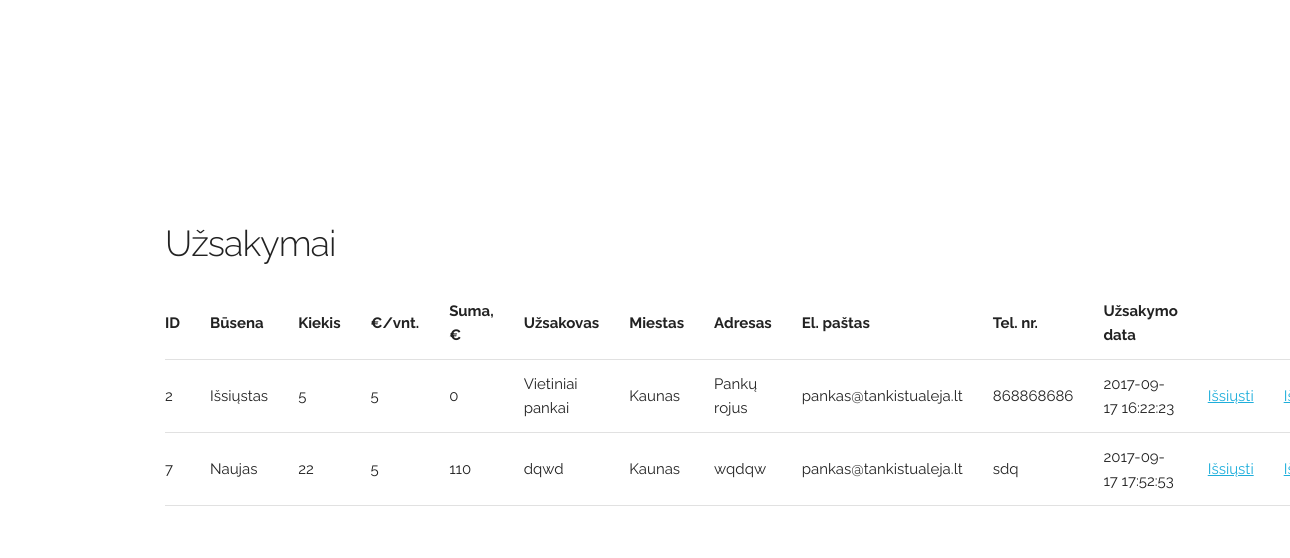
The app's page /index.php/admin/orders with its own data.
### tables this page shows
CREATE TABLE IF NOT EXISTS `orders` (
  `id` int(11) NOT NULL AUTO_INCREMENT,
  `status` varchar(16) NOT NULL,
  `quantity` int(11) NOT NULL,
  `unit_price` double NOT NULL,
  `total_price` double NOT NULL,
  `customer` varchar(128) NOT NULL,
  `address` varchar(128) NOT NULL,
  `city` varchar(50) NOT NULL,
  `tel_nr` varchar(16) NOT NULL,
  `email` varchar(64) NOT NULL,
  `date` timestamp NOT NULL DEFAULT CURRENT_TIMESTAMP,
  PRIMARY KEY (`id`)
);

### application/controllers/Admin.php (called while the page is built, shortened)
<?php
class Admin extends CI_Controller {
	public function orders()
	{
        $per_page = 2;
        $this->load->model('orders');
        $this->load->library('pagination');
        $config['base_url'] = '/admin/orders';
        $config['total_rows'] = $this->orders->total_orders();
        $config['per_page'] = $per_page;
        $this->pagination->initialize($config);
        $start = $this->uri->segment(3, 0);
        $data['results'] = $this->orders->get_orders($start, $per_page);
        $data['links'] = $this->pagination->create_links();
		$this->load->view('admin', $data);
    }
}

### index.php (called while the page is built, shortened)
<?php
require_once BASEPATH.'core/CodeIgniter.php';

### application/models/Orders.php (called while the page is built, shortened)
<?php
class Orders extends CI_Model {
        public function get_orders($start, $count)
        {
                $query = $this->db->limit($count, $start)->get('orders');
                return $query;
        }
}
?>

### application/views/admin.php (the view, shortened to what this page needs)
<!DOCTYPE html>
<html lang="en">
<head>
	<link rel="stylesheet" href="/css/normalize.css">
	<link rel="stylesheet" href="/css/skeleton.css">
	<link rel="stylesheet" href="/css/custom.css">
</head>
<body>
<div class="section hero">
	<div class="container">
		<div class="row">
            <h3>Užsakymai</h3>
			<table>
                <tr>
                    <th>ID</th>
                    <th>Būsena</th>
                    <th>Kiekis</th>
                    <th>&euro;/vnt.</th>
                    <th>Suma, &euro;</th>
                    <th>Užsakovas</th>
                    <th>Miestas</th>
                    <th>Adresas</th>
                    <th>El. paštas</th>
                    <th>Tel. nr.</th>
                    <th>Užsakymo data</th>
                    <th></th>
                    <th></th>
                </tr>
                <?php
                foreach ($results->result() as $row)
                {
                    If ($row->status == "new") { $status = "Naujas"; }
                    If ($row->status == "sent") { $status = "Išsiųstas"; }
                    echo "
                    <tr>
                        <td>".$row->id."</td>
                        <td>".$status."</td>
                        <td>".$row->quantity."</td>
                        <td>".$row->unit_price."</td>
                        <td>".$row->total_price."</td>
                        <td>".$row->customer."</td>
                        <td>".$row->city."</td>
                        <td>".$row->address."</td>
                        <td>".$row->email."</td>
                        <td>".$row->tel_nr."</td>
                        <td>".$row->date."</td>
                        <td><a href='/admin/send/".$row->id."'>Išsiųsti</a></td>
                        <td><a href='/admin/delete/".$row->id."'>Ištrinti</a></td>
                    </tr>
                    ";
                }
                ?>
            </table>
			</div>
		</div>
	</div>
</body>
</html>

### css/skeleton.css (style rules this page uses)
.container { position: relative; width: 100%; max-width: 960px; margin: 0 auto; padding: 0 20px; box-sizing: border-box; }
@media (min-width: 400px) { .container { width: 85%; padding: 0; } }
@media (min-width: 550px) { .container { width: 80%; } }
html { font-size: 62.5%; }
body { font-size: 1.5em; line-height: 1.6; font-weight: 400; font-family: "Raleway", "HelveticaNeue", "Helvetica Neue", Helvetica, Arial, sans-serif; color: #222; }
h1, h2, h3, h4, h5, h6 { margin-top: 0; margin-bottom: 2rem; font-weight: 300; }
h3 { font-size: 3.0rem; line-height: 1.3; letter-spacing: -.1rem; }
@media (min-width: 550px) { h3 { font-size: 3.6rem; } }
a { color: #1EAEDB; }
th, td { padding: 12px 15px; text-align: left; border-bottom: 1px solid #E1E1E1; }
th:first-child, td:first-child { padding-left: 0; }
th:last-child, td:last-child { padding-right: 0; }
pre, blockquote, dl, figure, table, p, ul, ol, form { margin-bottom: 2.5rem; }
.container:after, .row:after, .u-cf { content: ""; display: table; clear: both; }

### css/custom.css (style rules this page uses)
.section { padding: 8rem 0 7rem; text-align: center; }
@media (min-width: 550px) { .section { padding: 12rem 0 11rem; } }
@media (min-width: 550px) { .hero { padding-bottom: 12rem; text-align: left; height: 165px; } }
@media (min-width: 750px) { .hero { height: 190px; } }
@media (min-width: 750px) { .section { padding: 14rem 0 15rem; } }
@media (min-width: 750px) { .hero { padding: 16rem 0 14rem; } }
@media (min-width: 1000px) { .section { padding: 20rem 0 19rem; } }
@media (min-width: 1000px) { .hero { padding: 22rem 0; } }

### records on screen
orders: id "2", status "Išsiųstas", quantity "5", unit_price "5", total_price "0", customer "Vietiniai pankai", city "Kaunas", address "Pankų rojus", email "pankas@tankistualeja.lt", tel_nr "868868686", date "2017-09-17 16:22:23"
orders: id "7", status "Naujas", quantity "22", unit_price "5", total_price "110", customer "dqwd", city "Kaunas", address "wqdqw", email "pankas@tankistualeja.lt", tel_nr "sdq", date "2017-09-17 17:52:53"
